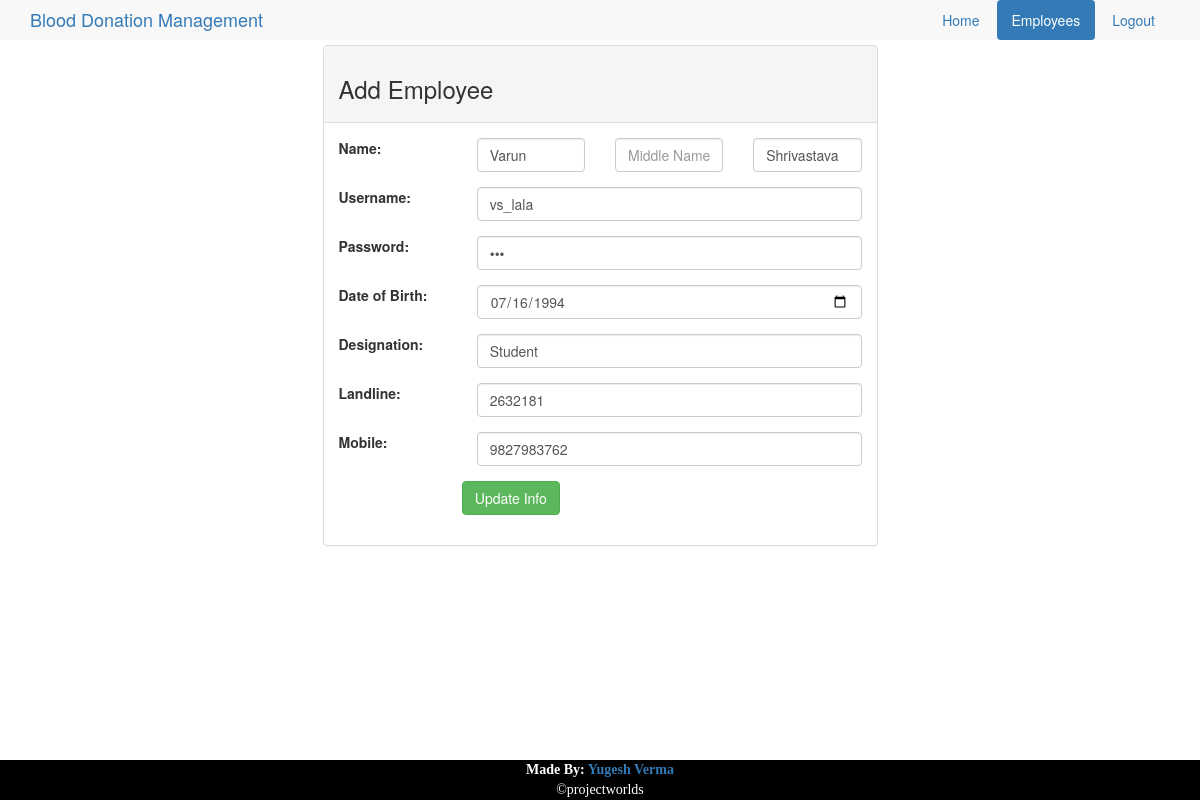
Page /admin/edit.php?id=11 (signed in) on the committed database.
### tables this page shows
CREATE TABLE IF NOT EXISTS `employees` (
  `id` int(11) NOT NULL AUTO_INCREMENT,
  `f_name` varchar(35) NOT NULL,
  `m_name` varchar(15) DEFAULT NULL,
  `l_name` varchar(35) NOT NULL,
  `username` varchar(15) NOT NULL,
  `password` varchar(15) NOT NULL,
  `b_day` date NOT NULL,
  `prc_nr` int(25) NOT NULL,
  `designation` varchar(35) NOT NULL,
  `landline` varchar(10) DEFAULT NULL,
  `mobile_nr` varchar(11) NOT NULL,
  PRIMARY KEY (`id`),
  UNIQUE KEY `username` (`username`),
  UNIQUE KEY `prc_nr` (`prc_nr`)
);

### admin/php/DBConnect.php (called while the page is built, shortened)
<?php
class DBConnect {
    private $db = NULL;
    public function __construct() {
        $dsn = 'mysql:dbname=' . self::DB_NAME . ';host=' . self::DB_SERVER;
        try {
            $this->db = new PDO($dsn, self::DB_USER, self::DB_PASSWORD);
        } catch (PDOException $e) {
            throw new Exception('Connection failed: ' .
            $e->getMessage());
        }
        return $this->db;
    }
    public function getEmployees(){
        $stmt = $this->db->prepare("SELECT * FROM employees");
        $stmt->execute();
        return $stmt->fetchAll();
    }
    public function getEmployeeById($id){
        $stmt = $this->db->prepare("SELECT * FROM employees WHERE id=?");
        $stmt->execute([$id]);
        return $stmt->fetchAll();
    }
}

### admin/edit.php (the view, shortened to what this page needs)
<?php
if(isset($_GET['id'])){
    $id = $_GET['id'];
}
require_once 'php/DBConnect.php';
$db = new DBConnect();
$db->auth();
$employee = $db->getEmployeeById($id);
$employees = $db->getEmployees();
include 'layout/_header.php';
include 'layout/_top_nav.php';
?>
<div class="container">
    <div class="row">
        <div class="col-md-3"></div>
        <div class="col-md-6">
            <div class="panel panel-default">
                <div class="panel-heading">
                    <h3>Add Employee</h3>
                </div>
                <div class="panel-body">
                    <form class="form-horizontal" role="form" method="post" action="edit.php">
                        <div class="form-group">
                            <label class="col-md-3">Name:</label>
                            <div class="col-sm-3"> <input type="text" value="<?= $employee[0]['f_name']; ?>" name="firstName" class="form-control" placeholder="First Name" required="true"> </div>
                            <div class="col-sm-3"><input type="text" value="<?= $employee[0]['m_name']; ?>" name="middleName" class="form-control" placeholder="Middle Name"></div>
                            <div class="col-sm-3"><input type="text" value="<?= $employee[0]['l_name']; ?>" name="lastName" class="form-control" placeholder="Last Name" required="true"></div>
                        </div>
                        <div class="form-group">
                            <label class="col-md-3">Username:</label>
                            <div class="col-sm-9"><input type="text" value="<?= $employee[0]['username']; ?>" name="username" class="form-control" required="true"></div>
                        </div>
                        <div class="form-group">
                            <label class="col-md-3">Password:</label>
                            <div class="col-sm-9"><input type="password" value="<?= $employee[0]['password']; ?>" name="password" class="form-control" required="true"></div>
                        </div>
                        <div class="form-group">
                            <label class="col-md-3">Date of Birth:</label>
                            <div class="col-sm-9"><input type="date" value="<?= $employee[0]['b_day']; ?>" name="dob" class="form-control" required="true"></div>
                        </div>
                        <div class="form-group">
                            <label class="col-md-3">Designation:</label>
                            <div class="col-sm-9"><input type="text" value="<?= $employee[0]['designation']; ?>" name="designation" class="form-control" required="true"></div>
                        </div>
                        <div class="form-group">
                            <label class="col-md-3">Landline:</label>
                            <div class="col-sm-9"><input type="number" value="<?= $employee[0]['landline']; ?>" min="0" max="10000000000" name="landline" class="form-control" required="true"></div>
                        </div>
                        <div class="form-group">
                            <label class="col-md-3">Mobile:</label>
                            <div class="col-sm-9"><input type="number" value="<?= $employee[0]['mobile_nr']; ?>" min="0" max="10000000000" name="mobile" class="form-control" required="true"></div>
                        </div>
                        <div class="form-group">
                            <label class="col-md-3"></label>
                            <button type="submit" class="btn btn-success btn-md" name="submit">Update Info</button>
                        </div>
                    </form>
                </div>
            </div>
        </div>
        <div class="col-md-3"></div>
    </div>
</div>
<?php include 'layout/_footer.php'; ?>

### admin/css/mystyle.css (style rules this page uses)
body { padding-top: 3.2em; }

### rows in the picture
employees: firstName "Varun", lastName "Shrivastava", username "vs_lala", dob "07/16/1994", designation "Student", landline "2632181", mobile "9827983762"
